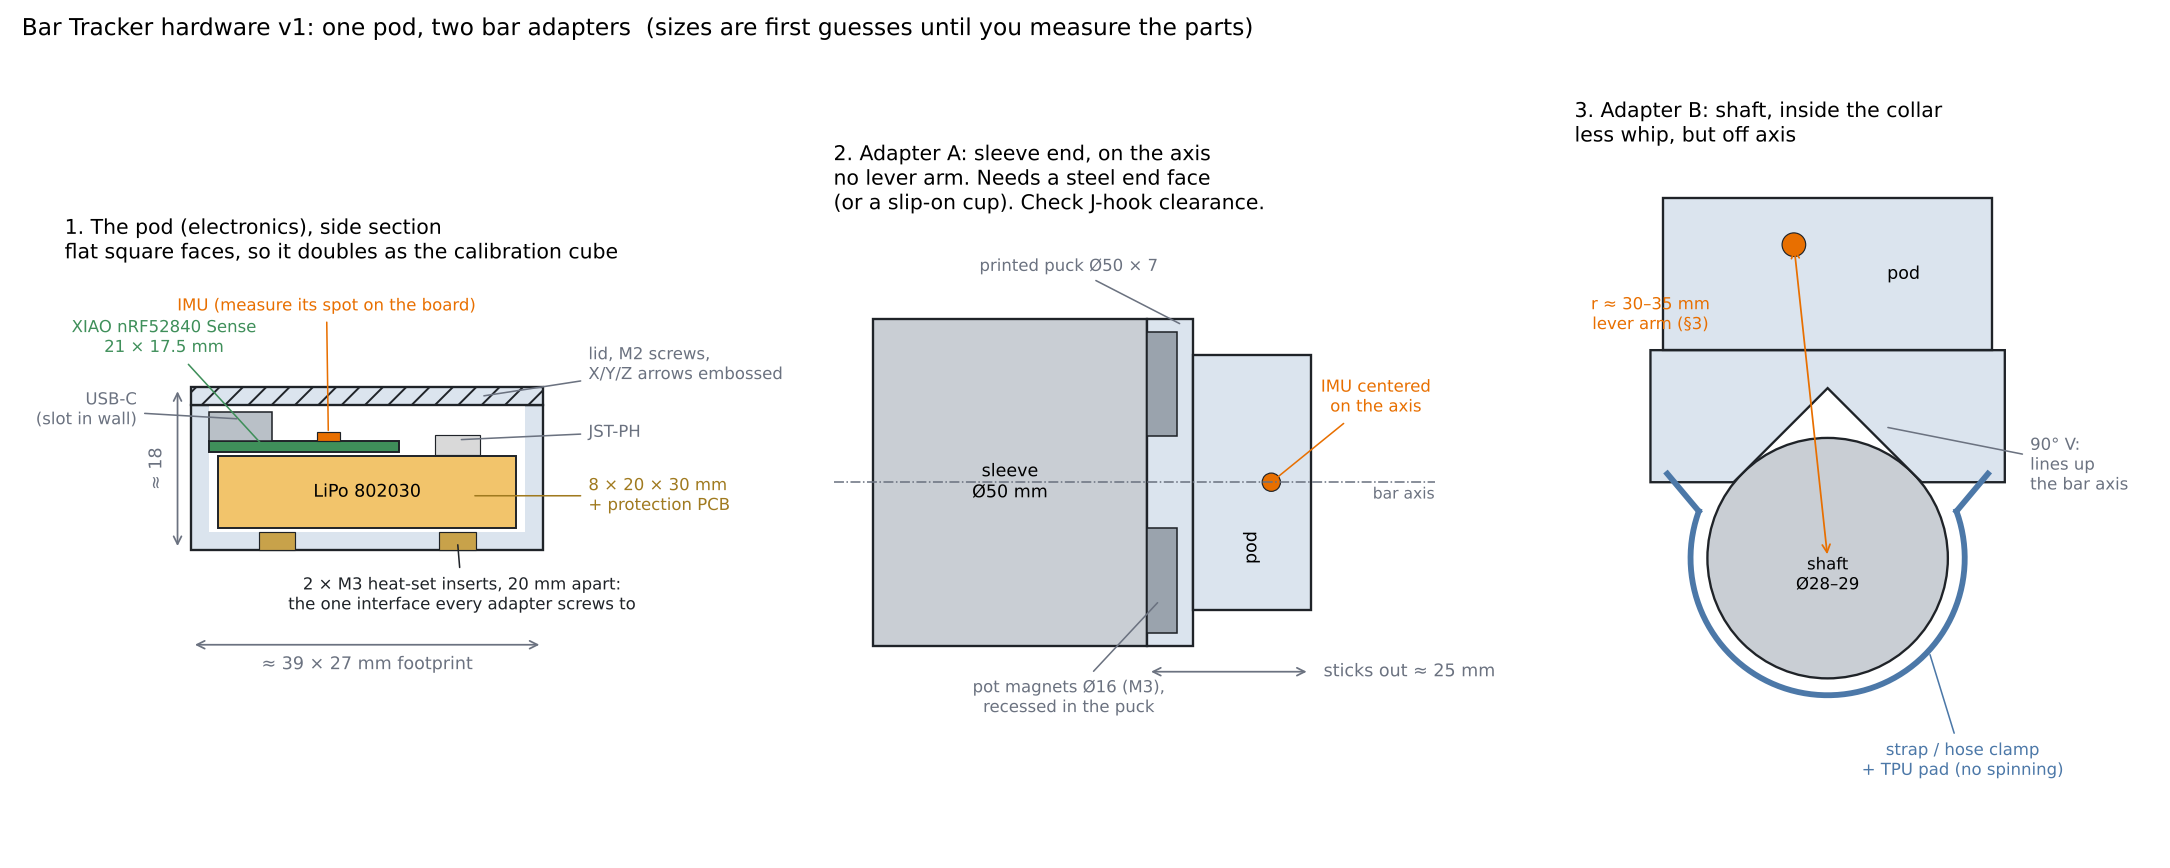

Recreate this plot in Python.
"""Draws hardware/layout_v1.png (the v1 pod + adapter sketch). Run: python hardware/layout_v1.py"""
import numpy as np, matplotlib; matplotlib.use("Agg")
import matplotlib.pyplot as plt
from matplotlib.patches import Rectangle, Circle, Polygon

INK, MUTED, CASE, BATT, PCB, MAG, STEEL, ACC, STRAP = "#1f2328", "#6b7280", "#dbe4ee", "#f2c46b", "#3f8f5a", "#9aa3ad", "#c9ced4", "#e86f00", "#4c78a8"
plt.rcParams.update({"font.size": 10, "font.family": "DejaVu Sans"})
fig, axs = plt.subplots(1, 3, figsize=(15.5, 6.2), gridspec_kw={"width_ratios": [1.2, 1.15, 1.0]})

def dim(ax, x0, y0, x1, y1, text, off=(0, 0), rot=0):
    ax.annotate("", (x0, y0), (x1, y1), arrowprops=dict(arrowstyle="<->", color=MUTED, lw=0.9))
    ax.text((x0 + x1) / 2 + off[0], (y0 + y1) / 2 + off[1], text, color=MUTED, ha="center", va="center", fontsize=9, rotation=rot)

def note(ax, xy, xytext, text, color=INK, ha="center"):
    ax.annotate(text, xy, xytext, fontsize=8.5, color=color, ha=ha, va="center",
                arrowprops=dict(arrowstyle="-", color=color, lw=0.8))

# ---------- 1: the pod, side section ----------
ax = axs[0]
W, H = 39, 18
ax.add_patch(Rectangle((0, 0), W, H - 2, fc=CASE, ec=INK, lw=1.2))
ax.add_patch(Rectangle((2, 2), W - 4, H - 4, fc="white", ec="none"))
ax.add_patch(Rectangle((0, H - 2), W, 2, fc=CASE, ec=INK, lw=1.2, hatch="//"))
ax.add_patch(Rectangle((3, 2.4), 33, 8, fc=BATT, ec=INK, lw=1))
ax.text(19.5, 6.4, "LiPo 802030", ha="center", va="center", fontsize=9)
ax.add_patch(Rectangle((2, 10.9), 21, 1.2, fc=PCB, ec=INK, lw=1))
ax.add_patch(Rectangle((2, 12.1), 7, 3.2, fc="#b9c0c7", ec=INK, lw=0.8))
ax.add_patch(Rectangle((14, 12.1), 2.5, 1.0, fc=ACC, ec=INK, lw=0.6))
ax.add_patch(Rectangle((27, 10.5), 5, 2.2, fc="#d9d9d9", ec=INK, lw=0.6))
for xi in (9.5, 29.5):
    ax.add_patch(Rectangle((xi - 2, 0), 4, 2.0, fc="#c8a24a", ec=INK, lw=0.6))
note(ax, (15.2, 12.8), (15, 27), "IMU (measure its spot on the board)", ACC)
note(ax, (8, 11.5), (-3, 23.5), "XIAO nRF52840 Sense\n21 × 17.5 mm", PCB)
note(ax, (5.5, 14.5), (-6, 15.5), "USB-C\n(slot in wall)", MUTED, ha="right")
note(ax, (29.5, 12.2), (44, 13), "JST-PH", MUTED, ha="left")
note(ax, (32, 17), (44, 20.5), "lid, M2 screws,\nX/Y/Z arrows embossed", MUTED, ha="left")
note(ax, (31, 6), (44, 6), "8 × 20 × 30 mm\n+ protection PCB", "#a07a1f", ha="left")
note(ax, (29.5, 1), (30, -5), "2 × M3 heat-set inserts, 20 mm apart:\nthe one interface every adapter screws to", INK)
dim(ax, 0, -10.5, W, -10.5, "≈ 39 × 27 mm footprint", off=(0, -2.2))
dim(ax, -1.5, 0, -1.5, H, "≈ 18", off=(-2.3, 0), rot=90)
ax.set_title("1. The pod (electronics), side section\nflat square faces, so it doubles as the calibration cube", fontsize=10.5, loc="left")
ax.set_xlim(-14, 60); ax.set_ylim(-16, 31); ax.set_aspect("equal"); ax.axis("off")

# ---------- 2: sleeve-end adapter ----------
ax = axs[1]
ax.add_patch(Rectangle((-42, -25), 42, 50, fc=STEEL, ec=INK, lw=1.2))
ax.text(-21, 0, "sleeve\nØ50 mm", ha="center", va="center", fontsize=9)
ax.plot([-48, 44], [0, 0], ls="-.", color=MUTED, lw=0.8); ax.text(44, -2.5, "bar axis", color=MUTED, fontsize=8, ha="right")
ax.add_patch(Rectangle((0, -25), 7, 50, fc=CASE, ec=INK, lw=1.2))
for yc in (-15, 15):
    ax.add_patch(Rectangle((0, yc - 8), 4.5, 16, fc=MAG, ec=INK, lw=0.8))
ax.add_patch(Rectangle((7, -19.5), 18, 39, fc=CASE, ec=INK, lw=1.2))
ax.text(16, -10, "pod", ha="center", va="center", rotation=90, fontsize=9)
ax.add_patch(Circle((19, 0), 1.4, fc=ACC, ec=INK, lw=0.6))
note(ax, (19, 0), (35, 13), "IMU centered\non the axis", ACC)
note(ax, (2, -18), (-12, -33), "pot magnets Ø16 (M3),\nrecessed in the puck", MUTED)
note(ax, (5.5, 24), (-12, 33), "printed puck Ø50 × 7", MUTED)
dim(ax, 0, -29, 25, -29, "", off=(0, 0)); ax.text(27, -29, "sticks out ≈ 25 mm", color=MUTED, fontsize=9, va="center")
ax.set_title("2. Adapter A: sleeve end, on the axis\nno lever arm. Needs a steel end face\n(or a slip-on cup). Check J-hook clearance.", fontsize=10.5, loc="left")
ax.set_xlim(-48, 50); ax.set_ylim(-40, 40); ax.set_aspect("equal"); ax.axis("off")

# ---------- 3: shaft adapter, end view ----------
ax = axs[2]
R = 14.25
ax.add_patch(Circle((0, 0), R, fc=STEEL, ec=INK, lw=1.2)); ax.text(0, -2, "shaft\nØ28–29", ha="center", va="center", fontsize=8.5)
vy = R * np.sqrt(2)                                   # 90° V-notch: vertex this far above the shaft center
yb, yt = 9.0, vy + 4.5                                # saddle bottom / top
half = vy - yb                                        # notch half-width at the saddle bottom
ax.add_patch(Polygon([(-21, yb), (-half, yb), (0, vy), (half, yb), (21, yb), (21, yt), (-21, yt)], closed=True, fc=CASE, ec=INK, lw=1.2))
ax.add_patch(Rectangle((-19.5, yt), 39, 18, fc=CASE, ec=INK, lw=1.2)); ax.text(9, yt + 9, "pod", ha="center", va="center", fontsize=9)
imu = (-4, yt + 12.5)
ax.add_patch(Circle(imu, 1.4, fc=ACC, ec=INK, lw=0.6))
ax.annotate("", (0, 0), imu, arrowprops=dict(arrowstyle="<->", color=ACC, lw=0.9))
ax.text(-21, yt + 2.5, "r ≈ 30–35 mm\nlever arm (§3)", color=ACC, fontsize=8.5, ha="center")
th = np.linspace(np.radians(-200), np.radians(20), 80)
ax.plot((R + 2) * np.cos(th), (R + 2) * np.sin(th), color=STRAP, lw=3)
ax.plot([(R + 2) * np.cos(th[0]), -19], [(R + 2) * np.sin(th[0]), yb + 1], color=STRAP, lw=3)
ax.plot([(R + 2) * np.cos(th[-1]), 19], [(R + 2) * np.sin(th[-1]), yb + 1], color=STRAP, lw=3)
note(ax, (12, -11), (16, -24), "strap / hose clamp\n+ TPU pad (no spinning)", STRAP)
note(ax, (half * 0.6, (vy + yb) / 2 + 1), (24, yb + 2), "90° V:\nlines up\nthe bar axis", MUTED, ha="left")
ax.set_title("3. Adapter B: shaft, inside the collar\nless whip, but off axis", fontsize=10.5, loc="left")
ax.set_xlim(-30, 36); ax.set_ylim(-30, 48); ax.set_aspect("equal"); ax.axis("off")

fig.suptitle("Bar Tracker hardware v1: one pod, two bar adapters  (sizes are first guesses until you measure the parts)", fontsize=12, x=0.01, ha="left")
fig.tight_layout(rect=(0, 0, 1, 0.94))
fig.savefig(__import__("pathlib").Path(__file__).with_suffix(".png"), dpi=140)
print("ok")
